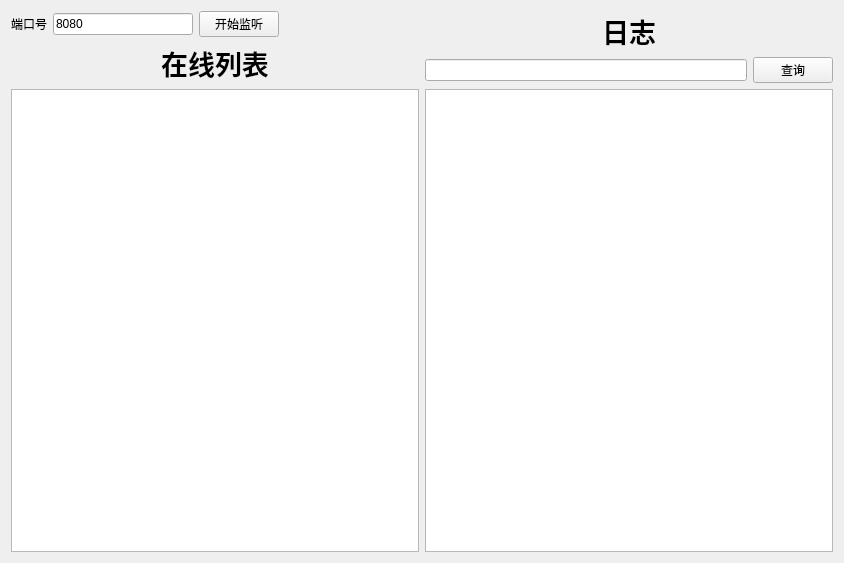
<?xml version="1.0" encoding="UTF-8"?>
<ui version="4.0">
 <class>Widget</class>
 <widget class="QWidget" name="Widget">
  <property name="geometry">
   <rect>
    <x>0</x>
    <y>0</y>
    <width>844</width>
    <height>563</height>
   </rect>
  </property>
  <property name="windowTitle">
   <string>服务监控台</string>
  </property>
  <layout class="QHBoxLayout" name="horizontalLayout_3">
   <item>
    <layout class="QVBoxLayout" name="verticalLayout_2">
     <item>
      <layout class="QHBoxLayout" name="horizontalLayout">
       <item>
        <widget class="QLabel" name="label_2">
         <property name="text">
          <string>端口号</string>
         </property>
        </widget>
       </item>
       <item>
        <widget class="QLineEdit" name="lineEdit_port">
         <property name="text">
          <string>8080</string>
         </property>
        </widget>
       </item>
       <item>
        <widget class="QPushButton" name="pushButton_listen">
         <property name="text">
          <string>开始监听</string>
         </property>
        </widget>
       </item>
       <item>
        <spacer name="horizontalSpacer">
         <property name="orientation">
          <enum>Qt::Horizontal</enum>
         </property>
         <property name="sizeHint" stdset="0">
          <size>
           <width>40</width>
           <height>20</height>
          </size>
         </property>
        </spacer>
       </item>
      </layout>
     </item>
     <item>
      <layout class="QVBoxLayout" name="verticalLayout">
       <item>
        <widget class="QLabel" name="label_3">
         <property name="font">
          <font>
           <family>Agency FB</family>
           <pointsize>20</pointsize>
           <weight>75</weight>
           <bold>true</bold>
          </font>
         </property>
         <property name="text">
          <string>在线列表</string>
         </property>
         <property name="alignment">
          <set>Qt::AlignCenter</set>
         </property>
        </widget>
       </item>
       <item>
        <widget class="QTableView" name="tableView_online">
         <property name="textElideMode">
          <enum>Qt::ElideLeft</enum>
         </property>
         <attribute name="horizontalHeaderStretchLastSection">
          <bool>true</bool>
         </attribute>
        </widget>
       </item>
      </layout>
     </item>
    </layout>
   </item>
   <item>
    <layout class="QVBoxLayout" name="verticalLayout_3">
     <item>
      <widget class="QLabel" name="label_4">
       <property name="font">
        <font>
         <family>Agency FB</family>
         <pointsize>20</pointsize>
         <weight>75</weight>
         <bold>true</bold>
        </font>
       </property>
       <property name="text">
        <string>日志</string>
       </property>
       <property name="alignment">
        <set>Qt::AlignCenter</set>
       </property>
      </widget>
     </item>
     <item>
      <layout class="QHBoxLayout" name="horizontalLayout_2">
       <item>
        <widget class="QLineEdit" name="lineEdit_content"/>
       </item>
       <item>
        <widget class="QPushButton" name="pushButton_find">
         <property name="text">
          <string>查询</string>
         </property>
        </widget>
       </item>
      </layout>
     </item>
     <item>
      <widget class="QListWidget" name="listWidget_log"/>
     </item>
    </layout>
   </item>
  </layout>
 </widget>
 <layoutdefault spacing="6" margin="11"/>
 <resources/>
 <connections/>
</ui>
